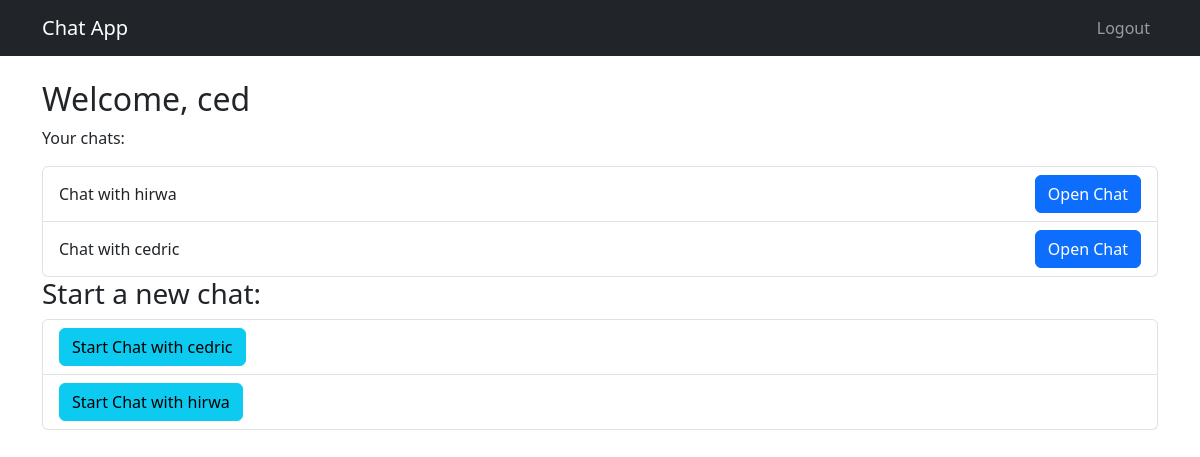
Page /chat/ (signed in) on the committed database.
### users/models.py (models this page shows)
class CustomUser(AbstractUser):
    profile_picture = models.ImageField(upload_to='profile_pics/', blank=True, null=True)

### chat/models.py (models this page shows, shortened)
class ChatSession(models.Model):
    user1 = models.ForeignKey(User, on_delete=models.CASCADE, related_name="chats_as_user1")
    user2 = models.ForeignKey(User, on_delete=models.CASCADE, related_name="chats_as_user2")
    created_at = models.DateTimeField(auto_now_add=True)
    class Meta:
        unique_together = ('user1', 'user2')  # Ensure only one chat session per user pair

### chat/views.py (the view)
# urls.py: path('', views.chat_home, name='chat_home'),
@login_required
def chat_home(request):
    chat_sessions = ChatSession.objects.filter(user1=request.user) | ChatSession.objects.filter(user2=request.user)
    chat_sessions = chat_sessions.order_by('-created_at')  # Order by most recent chat
    users = User.objects.exclude(id=request.user.id)
    return render(request, 'chat/home.html', {
        'chat_sessions': chat_sessions,
        'users': users  # Pass users to the template
    })

### chat/templates/chat/home.html
{% extends 'base.html' %}
{% block content %}
<h2>Welcome, {{ user.username }}</h2>
<p>Your chats:</p>
<ul class="list-group">
    {% for session in chat_sessions %}
        <li class="list-group-item d-flex justify-content-between align-items-center">
            <span>
                {% if session.user1 == user %}
                    Chat with {{ session.user2.username }}
                {% else %}
                    Chat with {{ session.user1.username }}
                {% endif %}
            </span>
            <a href="{% url 'chat_detail' chat_id=session.id %}" class="btn btn-primary">Open Chat</a>
        </li>
    {% empty %}
        <li class="list-group-item">No chats yet.</li>
    {% endfor %}
</ul>
<h3>Start a new chat:</h3>
<ul class="list-group">
    {% for user in users %}
        {% if user != request.user %}
            <li class="list-group-item">
                <a href="{% url 'start_chat' user.id %}" class="btn btn-info">
                    Start Chat with {{ user.username }}
                </a>
            </li>
            {% else %}
            <p>No users available.</p>
        {% endif %}
    {% endfor %}
</ul>
{% endblock %}

### rows in the picture
CustomUser: username "ced"
ChatSession: user2.username "hirwa"
ChatSession: user2.username "cedric"
CustomUser: username "cedric"
CustomUser: username "hirwa"
